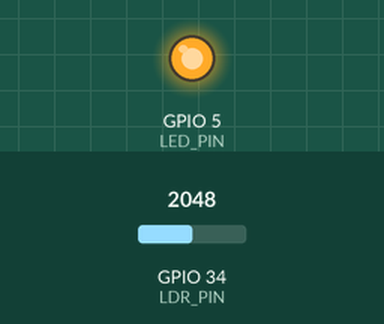
This sketch was run on a simulated ESP32. Parts: output pins drawn as LEDs (lit = HIGH). The inputs (shaded band) are chosen by the test bench; at power-on: GPIO 34 (LDR_PIN) = 2048. WiFi joins after 1.5 s; servers stay silent unless stated; the local clock reads 2024-03-15 10:24:30 at power-on unless the sketch sets it; what the sketch prints to the serial monitor is not drawn.

Above: at 12.7 s.
12.8 s: GPIO 34 (LDR_PIN) set to 1061
14.7 s: GPIO 34 (LDR_PIN) set to 943
At 15.9 s:
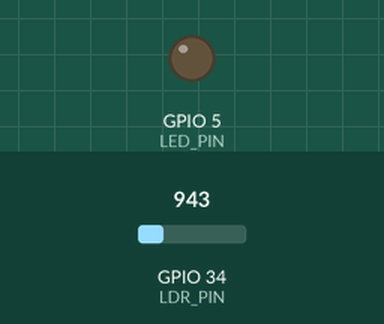
17.7 s: GPIO 34 (LDR_PIN) set to 1040
At 19.5 s:
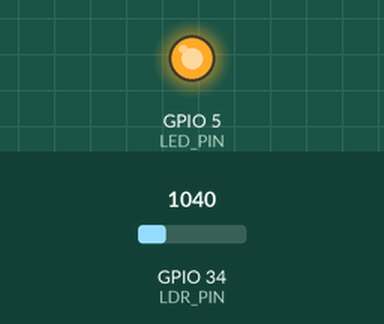
20.0 s: GPIO 34 (LDR_PIN) set to 960
At 21.1 s:
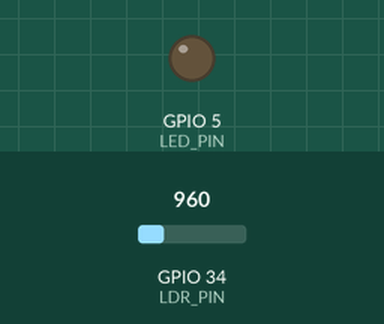
Timing chart, 0 to 23.0 s (numbered marks = the images above; inputs shaded):
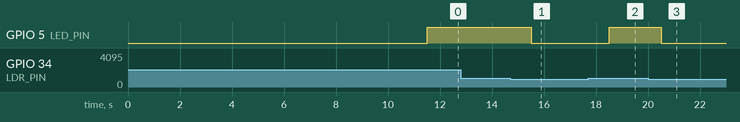

The sketch:

main_light.ino
```cpp
#include <WiFi.h>
#include "time.h"

// ===== WiFi 설정 =====
const char* ssid = "JJY_WIFI";
const char* password = "62935701";

// ===== 시간 설정 =====
#define START_HOUR 6               // 하루 시작 시각
#define LIGHT_GOAL_HOURS 16        // 하루 채광 목표 (시간)

// ===== 핀 설정 =====
#define LED_PIN 5
#define LDR_PIN 34                 // 조도센서 아날로그 핀

// ===== 상태 변수 =====
float light_hours_count = 0;        // 채광 카운터
bool sunlight = false;              // 조도 센서 : 채광 여부

// ===== NTP 서버 설정 =====
const char* ntpServer = "pool.ntp.org";
const long gmtOffset_sec = 9 * 3600;    // 한국 UTC+9
const int daylightOffset_sec = 0;

time_t last_check_time;

void setup() {
  Serial.begin(115200);
  pinMode(LED_PIN, OUTPUT);

  // WiFi 연결
  WiFi.begin(ssid, password);
  Serial.print("WiFi 연결 중");
  while (WiFi.status() != WL_CONNECTED) {
    delay(500);
    Serial.print(".");
  }
  Serial.println("\nWiFi 연결 완료!");

  // NTP 동기화
  configTime(gmtOffset_sec, daylightOffset_sec, ntpServer);

  delay(10000);

  // 초기 시간 기록
  last_check_time = time(nullptr);
}

void loop() {
  // 현재 시각 불러오기
  struct tm timeinfo;
  if (!getLocalTime(&timeinfo)) {
    Serial.println("시간 불러오기 실패");
    delay(1000);
    return;
  }

  int hour = timeinfo.tm_hour;
  int minute = timeinfo.tm_min;
  int second = timeinfo.tm_sec;

  // 하루 시작 전 (자정 ~ 06:00) → 카운터 리셋 & LED OFF
  if (hour < START_HOUR) {
    light_hours_count = 0;
    digitalWrite(LED_PIN, LOW);
  }

  // 채광 시간대 (06:00 ~ 22:00) 에만 LED on/off 판단
  else if (hour >= START_HOUR && hour < START_HOUR + LIGHT_GOAL_HOURS) {
    // 경과 시간 계산 (Δt 누적)
    time_t now = time(nullptr);
    int delta = difftime(now, last_check_time);
    last_check_time = now;

    // 조도센서 판정 (밝기 임계값은 환경에 맞게 조정 필요)
    int ldr_value = analogRead(LDR_PIN);
    sunlight = (ldr_value < 1000); // 플래그

    // 카운터 증가 (빛 공급이 있을 때만)
    if (light_hours_count < LIGHT_GOAL_HOURS) {
      if (sunlight) {
        digitalWrite(LED_PIN, LOW); // 해 있음 → LED OFF
        light_hours_count += delta / 3600.0;
      }
      else {
        digitalWrite(LED_PIN, HIGH); // 해 없음 → LED ON
        light_hours_count += delta / 3600.0;
      }
    }
    else {
      digitalWrite(LED_PIN, LOW); // 목표 달성 시 LED OFF
    }
  }

  // 하루 종료 (22:00 ~ 자정) → LED OFF
  else {
    digitalWrite(LED_PIN, LOW);
  }

  // 상태 출력
  Serial.printf("시간 %02d:%02d:%02d | 누적 %.2f h | LED %s | LDR %d\n",
                hour, minute, second,
                light_hours_count,
                digitalRead(LED_PIN) ? "ON" : "OFF",
                analogRead(LDR_PIN));

  delay(1000); // 1초 간격 체크
}
```

Measured:
- the behaviour switches between 1000 and 999 on GPIO 34 (LDR_PIN) (found by bisection; images 0 and 1)
- after the input at 12.8 s, every drawn part: stays the same
- after the input at 14.7 s, GPIO 5 (LED_PIN): HIGH → LOW after 0.81 s
- after the input at 17.7 s, GPIO 5 (LED_PIN): LOW → HIGH after 0.81 s
- after the input at 20.0 s, GPIO 5 (LED_PIN): HIGH → LOW after 0.51 s
